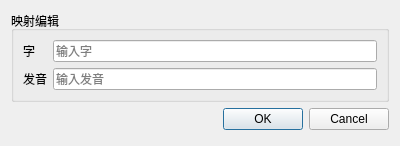
<?xml version="1.0" encoding="UTF-8"?>
<ui version="4.0">
 <class>TransEditDialog</class>
 <widget class="QDialog" name="TransEditDialog">
  <property name="geometry">
   <rect>
    <x>0</x>
    <y>0</y>
    <width>400</width>
    <height>146</height>
   </rect>
  </property>
  <property name="windowTitle">
   <string>编辑译文映射</string>
  </property>
  <property name="windowIcon">
   <iconset resource="src.qrc">
    <normaloff>:/pic/icon/LOGO.png</normaloff>:/pic/icon/LOGO.png</iconset>
  </property>
  <layout class="QFormLayout" name="formLayout_2">
   <item row="1" column="1">
    <widget class="QDialogButtonBox" name="buttonBox">
     <property name="orientation">
      <enum>Qt::Horizontal</enum>
     </property>
     <property name="standardButtons">
      <set>QDialogButtonBox::Cancel|QDialogButtonBox::Ok</set>
     </property>
    </widget>
   </item>
   <item row="0" column="0" colspan="2">
    <widget class="QGroupBox" name="groupBox">
     <property name="title">
      <string>映射编辑</string>
     </property>
     <layout class="QFormLayout" name="formLayout">
      <item row="0" column="0">
       <widget class="QLabel" name="label">
        <property name="text">
         <string>字</string>
        </property>
        <property name="buddy">
         <cstring>name</cstring>
        </property>
       </widget>
      </item>
      <item row="0" column="1">
       <widget class="QLineEdit" name="name">
        <property name="placeholderText">
         <string>输入字</string>
        </property>
        <property name="clearButtonEnabled">
         <bool>true</bool>
        </property>
       </widget>
      </item>
      <item row="1" column="0">
       <widget class="QLabel" name="label_2">
        <property name="text">
         <string>发音</string>
        </property>
        <property name="buddy">
         <cstring>phone</cstring>
        </property>
       </widget>
      </item>
      <item row="1" column="1">
       <widget class="QLineEdit" name="phone">
        <property name="placeholderText">
         <string>输入发音</string>
        </property>
        <property name="clearButtonEnabled">
         <bool>true</bool>
        </property>
       </widget>
      </item>
     </layout>
    </widget>
   </item>
  </layout>
 </widget>
 <resources>
  <include location="src.qrc"/>
 </resources>
 <connections>
  <connection>
   <sender>buttonBox</sender>
   <signal>accepted()</signal>
   <receiver>TransEditDialog</receiver>
   <slot>accept()</slot>
   <hints>
    <hint type="sourcelabel">
     <x>233</x>
     <y>277</y>
    </hint>
    <hint type="destinationlabel">
     <x>157</x>
     <y>274</y>
    </hint>
   </hints>
  </connection>
  <connection>
   <sender>buttonBox</sender>
   <signal>rejected()</signal>
   <receiver>TransEditDialog</receiver>
   <slot>reject()</slot>
   <hints>
    <hint type="sourcelabel">
     <x>301</x>
     <y>283</y>
    </hint>
    <hint type="destinationlabel">
     <x>286</x>
     <y>274</y>
    </hint>
   </hints>
  </connection>
 </connections>
</ui>
